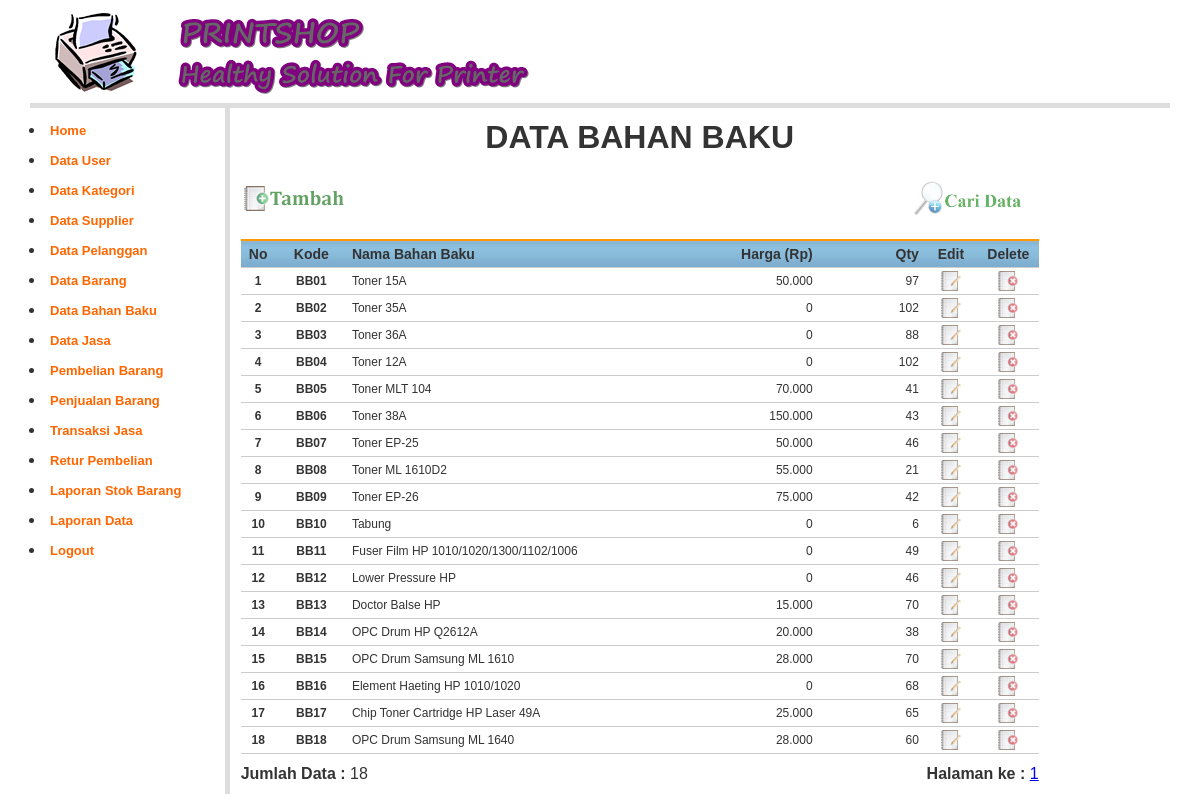
The page /?page=Data-Bahan (signed in) on the database its author committed.
### tables this page shows
CREATE TABLE `bahanbaku` (
  `kd_bahan` char(4) NOT NULL,
  `nm_bahan` varchar(50) NOT NULL,
  `harga_bahan` int(10) DEFAULT NULL,
  `keterangan` varchar(50) NOT NULL,
  `jml_bahan` int(100) NOT NULL,
  PRIMARY KEY (`kd_bahan`)
);

### library/inc.library.php (called while the page is built, shortened)
<?php
function format_angka($angka) {
	$hasil =  number_format($angka,0, ",",".");
	return $hasil;
}
?>

### bahanbaku_data.php (the view, shortened to what this page needs)
<?php
include_once "library/inc.library.php";
$row = 20;
$hal = isset($_GET['hal']) ? $_GET['hal'] : 0;
$pageSql = "SELECT * FROM bahanbaku";
$pageQry = mysql_query($pageSql, $koneksidb) or die ("error paging: ".mysql_error());
$jml	 = mysql_num_rows($pageQry);
$max	 = ceil($jml/$row);
?>
<table width="800" border="0" cellpadding="2" cellspacing="1" class="table-border">
  <tr>
    <td colspan="2" align="right"><h1 align="center"><b>DATA BAHAN BAKU</b></h1></td>
  </tr>
  <tr>
    <td colspan="2"><table width="100%" border="0" cellspacing="1" cellpadding="2">
      <tr>
        <th width="13%" scope="col"><a href="?page=Add-Bahan"><img src="images/btn_add_data2.png" width="100" height="25" /></a></th>
        <th width="87%" scope="col"><div align="right"><a href="?page=Search-Bahan"><img src="images/btn_search1.png" width="125" height="35" /></a></div></th>
      </tr>
    </table></td>
  </tr>
  <tr>
    <td colspan="2">&nbsp;</td>
  </tr>
  <tr>
    <td colspan="2">
	<table class="table-list" width="100%" border="0" cellspacing="1" cellpadding="2">
      <tr>
        <th width="23" align="center"><b>No</b></th>
        <th width="57" align="center">Kode</th>
        <th width="333"><b>Nama Bahan Baku</b></th>
        <th width="90" align="right"><b> Harga  (Rp) </b></th>
        <th width="90" align="right"><b> Qty</b> </th>
        <th width="41" align="center"><b>Edit</b></th>
        <th width="47" align="center"><b>Delete</b></th>
      </tr>
      <?php
	$bahanbakuSql = "SELECT * FROM bahanbaku ORDER BY (SUBSTR(kd_bahan,3) + 0) ASC LIMIT $hal, $row";
	$bahanbakuQry = mysql_query($bahanbakuSql, $koneksidb)  or die ("Query bahan baku salah : ".mysql_error());
	$nomor  = 0;
	while ($bahanbakuRow = mysql_fetch_array($bahanbakuQry)) {
	$nomor++;
	$Kode = $bahanbakuRow['kd_bahan'];
	?>
      <tr>
        <td height="24" align="center"><b><?php echo $nomor; ?></b></td>
        <td align="center"><b><?php echo $bahanbakuRow['kd_bahan']; ?></b></td>
        <td><?php echo $bahanbakuRow['nm_bahan']; ?></td>
        <td align="right"><?php echo format_angka($bahanbakuRow['harga_bahan']); ?></td>
        <td align="right"><?php echo format_angka($bahanbakuRow['jml_bahan']); ?></td>
 		<td align="center"><a href="?page=Edit-Bahan&amp;Kode=<?php echo $Kode; ?>" target="_self" alt="Edit Data"><img src="images/btn_edit.png" width="20" height="20" border="0" /></a></td>
    	 <td align="center"><a href="?page=Delete-Bahan&amp;Kode=<?php echo $Kode; ?>" target="_self" alt="Delete Data" onclick="return confirm('ANDA YAKIN AKAN MENGHAPUS DATA PENTING INI ... ?')"><img src="images/btn_delete.png" width="20" height="20"  border="0"  alt="Delete Data" /></a></td>
      </tr>
      <?php } ?>
    </table></td>
  </tr>
  <tr>
    <td><b>Jumlah Data :</b> <?php echo $jml; ?> </td>
    <td align="right"><b>Halaman ke :</b>
	<?php
	for ($h = 1; $h <= $max; $h++) {
		$list[$h] = $row * $h - $row;
		echo " <a href='?page=Data-Bahan&hal=$list[$h]'>$h</a> ";
	}
	?>
	</td>
  </tr>
</table>

### styles/style.css (style rules this page uses)
td img { opacity:0.6; }
body { margin:0px auto 0px; padding:3px; font-family:"Arial"; font-size:12px; color:#333; width:95%; background-position:top; background-color:#fff; }
.table-main td { color: #333; border-collapse: collapse; vertical-align: center; padding: 0px; border:none; }
.table-list { clear: both; text-align: left; border-collapse: collapse; margin: 0px 0px 10px 0px; background:#fff; }
.table-list th { color: #333; font-size: 14px; font-weight: 700; margin: 2px 2px 2px 2px; padding: 5px 5px; background: url(../images/Background_td2.gif) repeat-x top #fff; border-bottom: 1px solid #CCC; border-top: 2px solid #FF9900; }
.table-list td { color: #333; font-size:12px; border-color: #fff; border-collapse: collapse; vertical-align: center; padding: 3px 5px; border-bottom:1px #CCCCCC solid; }

### rows shown on the page
bahanbaku: kd_bahan "BB01", nm_bahan "Toner 15A", harga_bahan "50.000", jml_bahan "97"
bahanbaku: kd_bahan "BB02", nm_bahan "Toner 35A", harga_bahan "0", jml_bahan "102"
bahanbaku: kd_bahan "BB03", nm_bahan "Toner 36A", harga_bahan "0", jml_bahan "88"
bahanbaku: kd_bahan "BB04", nm_bahan "Toner 12A", harga_bahan "0", jml_bahan "102"
bahanbaku: kd_bahan "BB05", nm_bahan "Toner MLT 104", harga_bahan "70.000", jml_bahan "41"
bahanbaku: kd_bahan "BB06", nm_bahan "Toner 38A", harga_bahan "150.000", jml_bahan "43"
bahanbaku: kd_bahan "BB07", nm_bahan "Toner EP-25", harga_bahan "50.000", jml_bahan "46"
bahanbaku: kd_bahan "BB08", nm_bahan "Toner ML 1610D2", harga_bahan "55.000", jml_bahan "21"
bahanbaku: kd_bahan "BB09", nm_bahan "Toner EP-26", harga_bahan "75.000", jml_bahan "42"
bahanbaku: kd_bahan "BB10", nm_bahan "Tabung", harga_bahan "0", jml_bahan "6"
bahanbaku: kd_bahan "BB11", nm_bahan "Fuser Film HP 1010/1020/1300/1102/1006", harga_bahan "0", jml_bahan "49"
bahanbaku: kd_bahan "BB12", nm_bahan "Lower Pressure HP", harga_bahan "0", jml_bahan "46"
bahanbaku: kd_bahan "BB13", nm_bahan "Doctor Balse HP", harga_bahan "15.000", jml_bahan "70"
bahanbaku: kd_bahan "BB14", nm_bahan "OPC Drum HP Q2612A", harga_bahan "20.000", jml_bahan "38"
bahanbaku: kd_bahan "BB15", nm_bahan "OPC Drum Samsung ML 1610", harga_bahan "28.000", jml_bahan "70"
bahanbaku: kd_bahan "BB16", nm_bahan "Element Haeting HP 1010/1020", harga_bahan "0", jml_bahan "68"
bahanbaku: kd_bahan "BB17", nm_bahan "Chip Toner Cartridge HP Laser 49A", harga_bahan "25.000", jml_bahan "65"
bahanbaku: kd_bahan "BB18", nm_bahan "OPC Drum Samsung ML 1640", harga_bahan "28.000", jml_bahan "60"

### other values the page prints
$jml "18"
